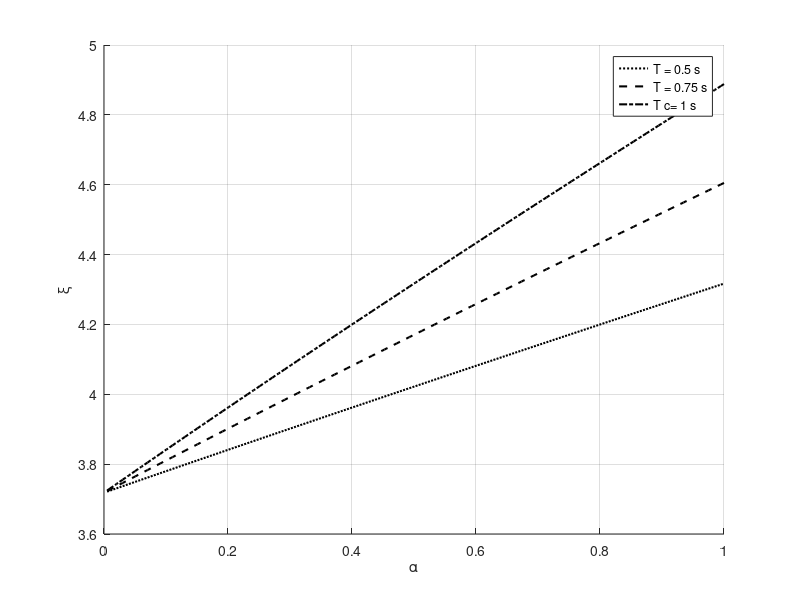

Here is the MATLAB script that generated this plot:
clc; clear; close all;

% Initial parameters
sigma_rr = 1;
sigma_cr = 1;
sigma_n = 1;
P_c_dB = 10;                     % Communication power (dB)
P_c = 10^(P_c_dB / 10);          % Linear scale
P_r_dB = 10;                     % Radar power (dB)
P_r = 10^(P_r_dB / 10);          % Linear scale                         

% Define range for alpha
alpha_range = linspace(0, 1, 200);

% Communication transmit power levels (in dBW)
T_values = [0.5, 0.75, 1];
lineStyles = {':', '--', '-.'};     % Line styles for different powers
color = 'k';                        % Use black for all plots

% Prepare figure
figure; hold on;

for j = 1:length(T_values)
    T = T_values(j);

    % Preallocate arrays
    beta = zeros(size(alpha_range));
    xi_total = zeros(size(alpha_range));
    
    % Loop over each alpha value
    for i = 1:length(alpha_range)
        alpha = alpha_range(i);

        % Beta calculations
        beta_first_part = sigma_cr^2 * P_c;
        beta_second_part = (sigma_rr^2 * P_r) + sigma_n^2;
        beta_whole_part = beta_first_part/beta_second_part;
        beta_denominator = 1 + (alpha * T * beta_whole_part);
        beta_i = 1/beta_denominator;
        beta(i) = beta_i;

        % Radar detection calculation
        num1 = sigma_rr^2 * P_r;
        deno1 = (beta_i * sigma_cr^2 * P_c) - (sigma_rr^2 * P_r);
        num2 = sigma_rr^2 * P_r;
        deno2 = beta_i * sigma_cr^2 * P_c;

        func1 = num1/deno1;
        func2 = num2/deno2;
        func3= deno2/deno1;

        term1 = func2^(-func1);
        term2 = func2^(-func3);

        xi_total(i)= 1 - func1 * (term1 - term2);

    end
     % Plot each curve
     plot(alpha_range, xi_total, 'LineStyle', lineStyles{j}, 'Color', color, 'LineWidth', 1.5);
     hold on;
end
% Final plot settings
xlabel('\alpha');  ylabel('\xi');
legend('T = 0.5 s', 'T = 0.75 s', 'T c= 1 s');
grid on;
